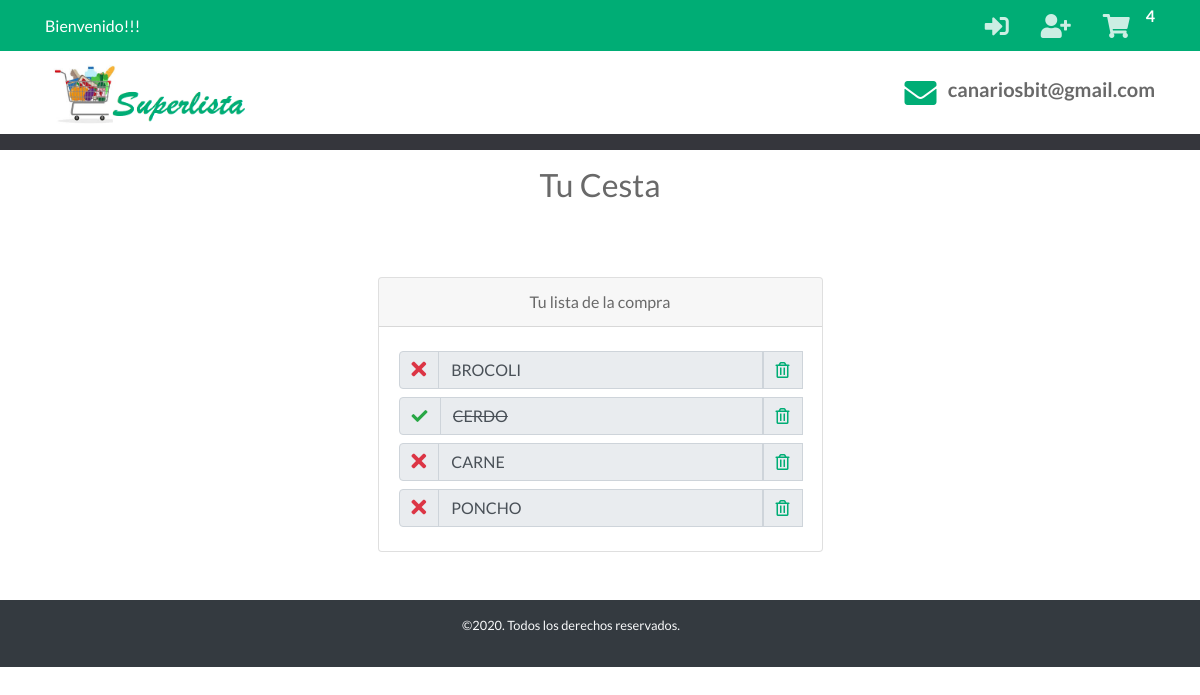
The page /cart on the database its author committed.
### tables this page shows
CREATE TABLE "Cesta" (
	"Id"	INTEGER NOT NULL PRIMARY KEY AUTOINCREMENT UNIQUE,
	"Id_Usuario"	INTEGER NOT NULL,
	"Item"	INTEGER NOT NULL,
	"Tachar"	INTEGER
);

### app.py (the view)
@app.route('/cart')  # Ruta Mi Cesta
def cart():
    cantCarrito()
    if 'nombre' in session:
        items = getAllCesta()
        g.db.close()
        return render_template('carrito.html', items=items)
    else:
        items = getAllCesta()
        g.db.close()
        return render_template('carrito_home.html', items=items)

### app.py (called while the page is built)
def get_db():
    db = getattr(g, '_database', None)
    if db is None:
        db = g._database = sqlite3.connect('database1.db')
    return db

@app.teardown_appcontext
def close_connection(exception):
    db = getattr(g, '_database', None)
    if db is not None:
        db.close()

def conectar_db():
    return sqlite3.connect('database1.db')

def getAllCesta():
    if 'nombre' in session:
        id = session['id']
    else:
        id = -1
    g.db = conectar_db()
    consulta = 'SELECT * FROM Cesta WHERE (Id_usuario = ?)'
    cur = g.db.execute(consulta, [id])
    items = [dict(Id=row[0], Id_Usuario=row[1], Item_nombre=row[2], Tachar=row[3])
             for row in cur.fetchall()]
    g.db.close()
    return items

def cantCarrito():
    if 'nombre' in session:
        id_usuario = session['id']
    else:
        id_usuario = -1
    db = get_db()
    while not(db):
        db = get_db()
    cur = db.cursor()
    find_prod = (
        "SELECT COUNT(Id) FROM Cesta WHERE Id_Usuario = ?")
    cur.execute(find_prod, [(id_usuario)])
    resultado = cur.fetchone()
    session['carrito'] = resultado[0]
    print(resultado)
    print(session['carrito'])
    return session['carrito']

### templates/carrito_home.html (shortened to what this page needs)
<!doctype html>
<html lang="en">
<head>
    <link rel="stylesheet" href="{{ url_for('static', filename='css/bootstrap.min.css') }}">
    <link rel="stylesheet" href="{{ url_for('static', filename='css/all.css') }}">
    <link rel="stylesheet" href="{{ url_for('static', filename='css/swiper.min.css') }}">
    <link rel="stylesheet" href="{{ url_for('static', filename='css/venobox.css') }}">
    <link rel="stylesheet" href="{{ url_for('static', filename='css/jarallax.css') }}">
    <link rel="stylesheet" href="{{ url_for('static', filename='js/pickadate.js/themes/default.css') }}">
    <link rel="stylesheet" href="{{ url_for('static', filename='js/pickadate.js/themes/default.date.css') }}">
    <link rel="stylesheet" href="{{ url_for('static', filename='js/pickadate.js/themes/default.time.css') }}">
    <link rel="stylesheet" href="{{ url_for('static', filename='css/estilos.css') }}">
    <link rel="stylesheet" href="{{url_for('static', filename='css/main.css')}}">
</head>
<body>
    <section id="barra-contacto" class="bg-primary text-white py-3 py-lg-1 text-center">
        <div class="container">
            <div class="row justify-content-sm-between align-items-sm-center">
                <div class="col-12 col-sm-auto">
                    <MARQUEE>Bienvenido!!!</MARQUEE>
                </div>
                <div class="col-12 col-sm-auto">
                    <ul class="redes-sociales list-unstyled d-inline-flex mb-0">
                        <li><a href="{{ url_for('login') }}"><i class="fas fa-sign-in-alt"></i></i></a></li>
                        <li><a href="{{ url_for('registrarse') }}"><i class="fas fa-user-plus"></i></i></a></li>
                        <div>
                            <li><a href="/cart"><i class="fas fa-shopping-cart"></i></a></li>
                        </div>
                        <span id="cantidad"> <strong>{{ session['carrito'] }}</strong></span>
                    </ul>
                </div>
            </div>
        </div>
    </section>
     <section id="detalles-encabezado" class="d-none d-md-block py-2">
        <div class="container">
            <div class="row justify-content-md-between align-items-md-center">
                <div class="col-auto">
                    <a href="/" class="logo">
                        <img src="{{ url_for('static', filename='images/logo.png') }}" alt="Logo del sitio" width="200" class="img-fluid">
                    </a>
                </div>
                <div class="col-auto">
                    <i class="fas fa-envelope fa-2x align-middle text-primary"></i>
                    <span class="font-weight-bold h5 ml-2">canariosbit@gmail.com</span>
                </div>
            </div>
        </div>
    </section>
<nav id="menu-navegacion" class="navbar navbar-dark bg-secondary navbar-expand-md">
</nav>
<section>
    <div class="text h2 text-center py-3">
        <span>Tu Cesta</span>
    </div>
        <div class="container">
            <div class="row justify-content-center">
                <div class="col-5 py-5 text-center">
                    <div class="card">
                        <div class="card-header">
                            <span>Tu lista de la compra</span>
                        </div>
                        <div class="card-body ">
                            {%for item in items %}
                                <div class="input-group py-1">
                                    <div class="input-group-prepend">
                                        <div class="input-group-text">
                                            <a href="/adquirido/{{item.Id}}"><i class="{% if item.Tachar %} text-success fas fa-check {% else %} fa-lg text-danger fas fa-times  {% endif %} "></i></a>
                                        </div>
                                    </div>
                                    <input type="text" readonly="true" color="blue" class="form-control {% if item.Tachar %} tachar {% endif %}" value="{{item.Item_nombre}}">
                                    <div class="input-group-prepend">
                                        <div class="input-group-text">
                                            <a href="/DeleteArtCesta/{{item.Id}}"><i class="far fa-trash-alt text-primary"></i></a>
                                        </div>
                                    </div>
                                </div>
                        {%endfor%}
                    </div>
                </div>
            </div>
        </div>
    </div>
</section>
<footer id="pie-de-pagina" class="bg-dark  text-light text-truncate">
    <div class="container">
        <div class="row align-items-center py-2">
            <div class="col-12 col-md-6 py-2 col-xl-7 text-center text-md-right small">
                <p>©2020. Todos los derechos reservados.</p>
            </div>
        </div>
    </div>
</footer>
</body>
</html>

### static/css/all.css (style rules this page uses)
.fa, .fas, .far, .fal, .fab { -moz-osx-font-smoothing: grayscale; -webkit-font-smoothing: antialiased; display: inline-block; font-style: normal; font-variant: normal; text-rendering: auto; line-height: 1; }
.fa-lg { font-size: 1.33333em; line-height: 0.75em; vertical-align: -.0667em; }
.fa-2x { font-size: 2em; }
.fa-check:before { content: "\f00c"; }
.fa-envelope:before { content: "\f0e0"; }
.fa-shopping-cart:before { content: "\f07a"; }
.fa-sign-in-alt:before { content: "\f2f6"; }
.fa-times:before { content: "\f00d"; }
.fa-trash-alt:before { content: "\f2ed"; }
.fa-user-plus:before { content: "\f234"; }
.far { font-family: 'Font Awesome 5 Free'; font-weight: 400; }
.fa, .fas { font-family: 'Font Awesome 5 Free'; font-weight: 900; }

### static/css/estilos.css (style rules this page uses)
html { font-size: 13px; }
body { font-family: 'Lato', sans-serif; color: #696969; }
.bg-primary { background-color: #00ad75 !important; }
.text-primary { color: #00ad75 !important; }
.bg-secondary { background-color: #35363c !important; }
.redes-sociales li a i { color: #fff; font-size: 1.5rem; padding: .6rem 1rem; opacity: .8; -webkit-transition: all .3s ease-in-out; transition: all .3s ease-in-out; }
@media (min-width: 990px) { html { font-size: 16px; } }

### static/css/main.css (style rules this page uses)
.tachar { text-decoration: line-through; }

### rows shown on the page
Cesta: Item_nombre "BROCOLI"
Cesta: Tachar 1 (drawn), Item_nombre "CERDO"
Cesta: Item_nombre "CARNE"
Cesta: Tachar 0 (drawn), Item_nombre "PONCHO"

### other values the page prints
{{ session['carrito'] }} "4"
